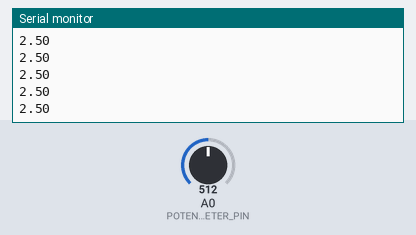
The sketch below on a simulated Arduino Uno, built with avr-gcc and run on an emulated ATmega328P. On the bench: the last lines printed to the serial monitor. Inputs (shaded band) come from the test bench; at power-on: A0 (POTENCIOMETER_PIN) = 512.

Above: at 1.2 s.
1.3 s: A0 (POTENCIOMETER_PIN) set to 716
At 1.49 s:
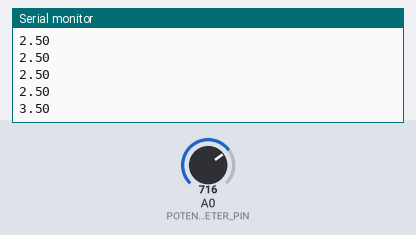
2.8 s: A0 (POTENCIOMETER_PIN) set to 900
At 2.84 s:
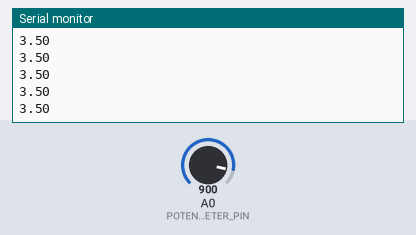
Timing chart, 0 to 5.8 s (numbered marks = the images above; inputs shaded):
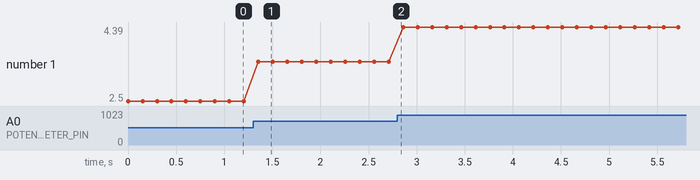

The sketch:

1_potenciometer.ino
```cpp
// Pin initialization
const int POTENCIOMETER_PIN = A0;

// Global variables
int reading = 0; // variável para armazenar o valor lido pelo ADC
float voltage = 0.0; // variável para armazenar a tensão

// Constants
const int SLEEP = 150; // Delay in reading

void setup() {
  Serial.begin(9600);

  // Pin configuration
  pinMode(POTENCIOMETER_PIN, INPUT);
}

void loop() {
  reading = analogRead(POTENCIOMETER_PIN);

  voltage = reading * 5.0 / 1024.0;

  // if you want to see the serial monitor, uncomment the following line
  //Serial.print("Voltage: ")

  Serial.println(voltage); // serial plotter print

  delay(SLEEP);
}
```

Measured:
- after the input at 1.3 s, the serial monitor: prints a new line after 0.06 s (image 1)
- plotted number 1: 2.5 → 3.5 after the input at 1.3 s, 3.5 → 4.39 after the input at 2.8 s
